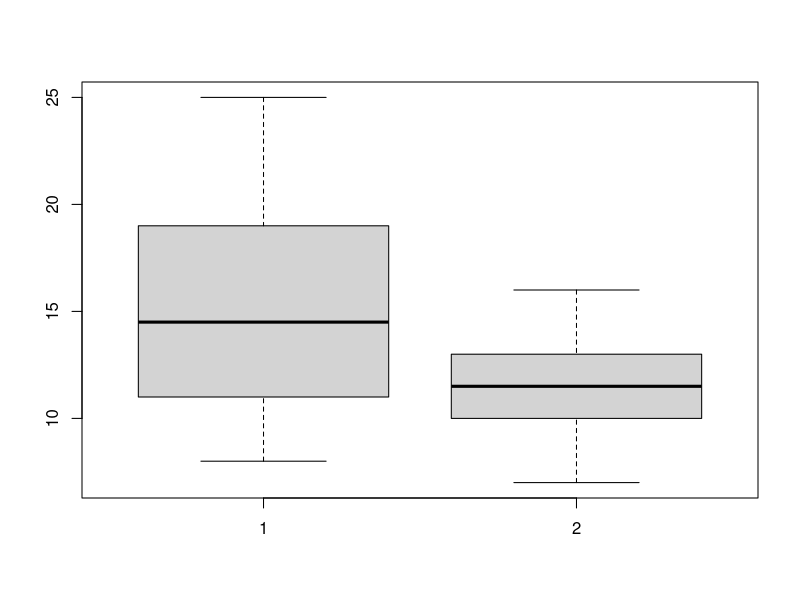
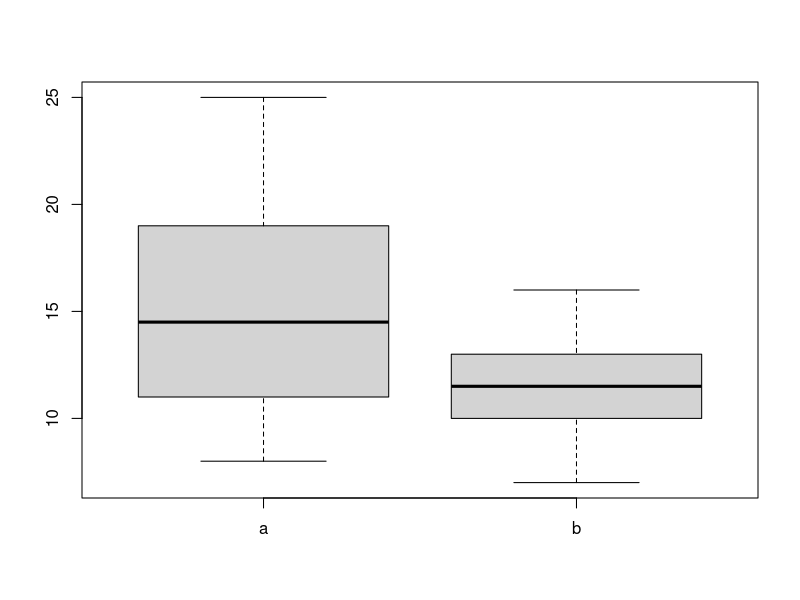
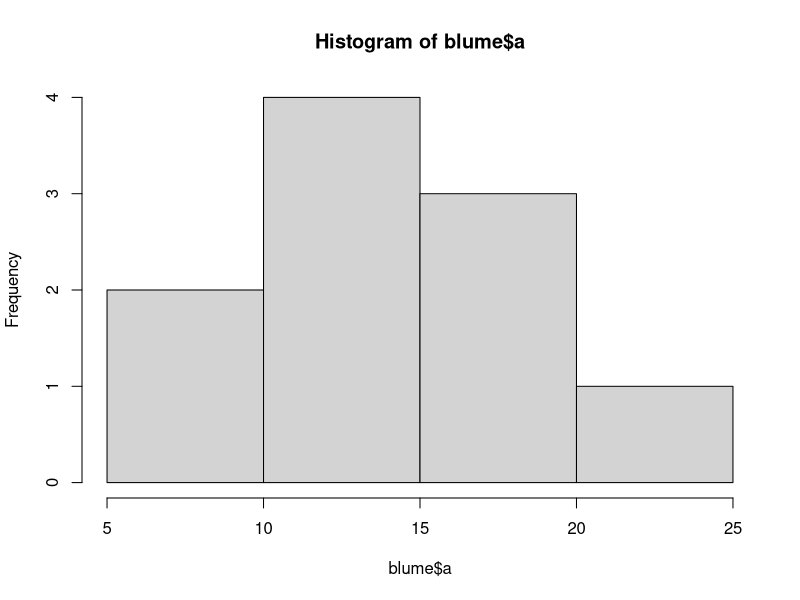
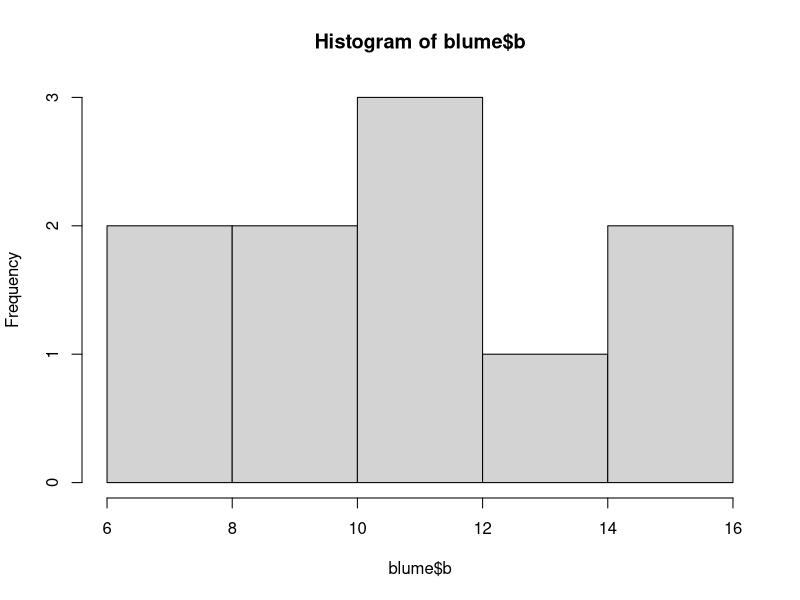

Here is the R script that generated these plots, in order: (Note: this script raises an error after producing the figures.)
## ---- chunk 1
a <- c(20, 19, 25, 10, 8, 15, 13, 18, 11, 14)
b <- c(12, 15, 16, 7, 8, 10, 12, 11, 13, 10)
blume <- data.frame(a, b)
blume
summary(blume)
boxplot(blume$a, blume$b)
boxplot(blume)
hist(blume$a)
hist(blume$b)
## ---- chunk 2
t.test(blume$a, blume$b) # Zweiseitig "Test auf a ≠ b" (default)
## ---- chunk 3
t.test(blume$a, blume$b, alternative = "greater") # Einseitig "Test auf a > b"
t.test(blume$a, blume$b, alternative = "less") # Einseitig "Test auf a < b"
## ---- chunk 4
# Varianzen gleich: klassischer t-Test
t.test(blume$a, blume$b, var.equal = TRUE)

# Varianzen ungleich: Welch's t-Test (siehe Titelzeile des R-Outputs!)
t.test(blume$a, blume$b) # dasselbe wie var.equal = FALSE
## ---- chunk 5
# Gepaarter t-Test: erster Wert von a wird mit erstem Wert von
# b gepaart, zweiter Wert von a mit zweitem von b ect.
t.test(blume$a, blume$b, paired = TRUE)
t.test(blume$a, blume$b, paired = TRUE, alternative = "greater")
## ---- chunk 6
# "Long table" erstellen

library("tidyr")

blume.long <- pivot_longer(blume, cols = c("a", "b"))


# Daten anschauen
summary(blume.long)
head(blume.long)
boxplot(size ~ cultivar, data = blume.long)

# Tests durchführen
t.test(size ~ cultivar, blume.long, var.equal = TRUE)
t.test(size ~ cultivar, blume.long, paired = TRUE)
## ---- chunk 7
library("ggplot2")

ggplot(blume.long, aes(cultivar, size)) +
  geom_boxplot()
ggplot(blume.long, aes(cultivar, size)) +
  geom_boxplot() +
  theme_classic()
ggplot(blume.long, aes(cultivar, size)) +
  geom_boxplot(size = 1) +
  theme_classic() +
  theme(axis.line = element_line(size = 1)) +
  theme(axis.title = element_text(size = 14)) +
  theme(axis.text = element_text(size = 14))
ggplot(blume.long, aes(cultivar, size)) +
  geom_boxplot(size = 1) +
  theme_classic() +
  theme(
    axis.line = element_line(size = 1), axis.ticks = element_line(size = 1),
    axis.text = element_text(size = 20), axis.title = element_text(size = 20)
  )
## ---- chunk 8
mytheme <- theme_classic() +
  theme(
    axis.line = element_line(color = "black", size = 1),
    axis.text = element_text(size = 20, color = "black"),
    axis.title = element_text(size = 20, color = "black"),
    axis.ticks = element_line(size = 1, color = "black"),
    axis.ticks.length = unit(.5, "cm")
  )
## ---- chunk 9
# Schöne Boxplots erstellen

ggplot(blume.long, aes(cultivar, size)) +
  geom_boxplot(size = 1) +
  mytheme

t_test <- t.test(size ~ cultivar, blume.long)

# Mit p-Wert im Plot
ggplot(blume.long, aes(cultivar, size)) +
  geom_boxplot(size = 1) +
  mytheme +
  annotate("text",
    x = "b", y = 24,
    label = paste0("italic(p) == ", round(t_test$p.value, 3)), parse = TRUE, size = 8
  )

# Ohne p-Wert im Plot (da dieser > 0.05)
ggplot(blume.long, aes(cultivar, size)) +
  geom_boxplot(size = 1) +
  mytheme +
  labs(x = "Cultivar", y = "Size (cm)")
## ---- chunk 10
binom.test(84, 200) # Anzahl Frauen im Nationalrat (≙ 42.0 %; Stand 2019)
binom.test(116, 200) # Anzahl Männer im Nationalrat (≙ 58.0 %; Stand 2019)
binom.test(3, 7) # Anzahl Frauen im Bundesrat (≙ 42.9 %; Stand 2019)
## ---- chunk 11
qchisq(0.95, 1)
## ---- chunk 12
# Matrix mit Haarfarbe&Augenfarbe-Kombidnationen erstellen
# 38 blond&blau, 14 dunkel&blau, 11 blond&braun,, 51 dunkel&braun
count <- matrix(c(38, 14, 11, 51), nrow = 2)
count # Check
rownames(count) <- c("blond", "dunkel") # Benennen für Übersicht
colnames(count) <- c("blau", "braun") #  Benennen für Übersicht
count # Check

# Tests durchführen
chisq.test(count)
fisher.test(count)
